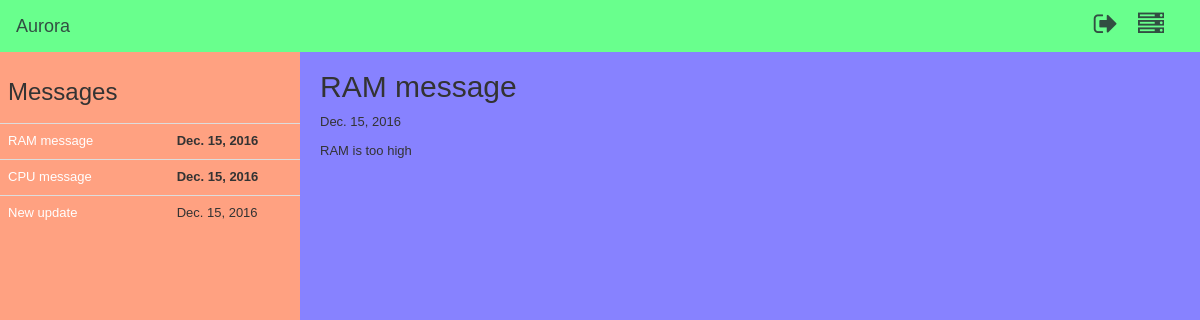
Page /messages/1 (signed in) on the committed database.
### AuroraPlus/models.py (models this page shows)
class Messages(models.Model):
    ID = models.AutoField(primary_key=True)
    User_ID = models.TextField(max_length=10)
    Message_Name = models.TextField(max_length=20)
    Message_Text = models.TextField(max_length=500)
    Date_Received = models.DateField(auto_now=True)
    Message_Read = models.BooleanField(default=0)

### AuroraPlus/views.py (the view)
# urls.py: url(r'^messages/(?P<message_id>\w{0,50000})$', views.messages, name='messages'),
def messages(request, message_id):
    current_user = request.user
    user_id = current_user.id
    all_messages = GetMessages.get_messages(user_id)
    print all_messages
    select_message = GetMessages.select_message(user_id, message_id)
    print select_message
    return render(request, 'messages.html', {'Messages': all_messages, 'selected_message': select_message,
                                             'message_id': message_id})

### bin/ServerMonitoring/messages.py (called while the page is built)
    @staticmethod
    def get_messages(user_id):
        all_messages = Messages.objects.filter(User_ID=user_id).all()
        print all_messages
        for item in all_messages:
            print item.ID, item.Date_Received
        return all_messages

    @staticmethod
    def select_message(user_id, message_id):
        selected_message = Messages.objects.filter(User_ID=user_id, ID=message_id).all()
        print selected_message
        for item in selected_message:
            print item.ID, item.Date_Received
        return selected_message

### templates/messages.html (shortened to what this page needs)
{% load static from staticfiles %}
{% load current_tags %}
<!DOCTYPE html>
<html lang="en">
<head>
    <link rel="stylesheet" type="text/css" href="{% static "bootstrap/css/bootstrap.min.css" %}"/>
    <link rel="stylesheet" type="text/css" href="{% static "fontawesome/css/font-awesome.min.css" %}">
    <link rel="stylesheet" type="text/css" href="{% static "custom/css/navbar.css" %}"/>
    <link rel="stylesheet" type="text/css" href="{% static "custom/css/sidebar.css" %}"/>
    <link rel="stylesheet" type="text/css" href="{% static "custom/css/messages.css" %}"/>
</head>
<body>
{% include 'top.html' %}
<div id="side">
    <table class="table">
        <tr>
            <td>
                <h3>Messages</h3>
            </td>
        </tr>
        {% for message in Messages %}
            {% if message.Message_Read == 0 %}
                <tr class="message unread">
                    <td><a href="/messages/{{ message.ID }}">{{ message.Message_Name }}</a></td>
                    <td><b>{{ message.Date_Received }}</b></td>
                </tr>
            {% elif message.Message_Read == 1 %}
                <tr class="message read">
                    <td><a href="/messages/{{ message.ID }}">{{ message.Message_Name }}</a></td>
                    <td>{{ message.Date_Received }}</td>
                </tr>
            {% endif %}
        {% endfor %}
    </table>
</div>
<div id="content">
    {% if message_id == "0" %}
        <h2 class="message-title">Message</h2>
        <p class="message-text">You can view all messaes about your servers.</p>
    {% else %}
        {% for item in selected_message %}
            <h2 class="message-title">{{ item.Message_Name }}</h2>
            <p class="message-date">{{ item.Date_Received }}</p>
            <p class="message-text">{{ item.Message_Text }}</p>
        {% endfor %}
    {% endif %}
</div>
</body>
</html>

### static/custom/css/messages.css (style rules this page uses)
html { height: 100%; }
body { font-family: arial; font-size: 13px; position: relative; height: 100%; }
#side { position: absolute; top: 50px; left: 0; bottom: 0; width: 300px; background-color: #ffa181; overflow: auto; }
#content { position: absolute; top: 50px; left: 300px; bottom: 0; right: 0; padding-left: 20px; overflow: auto; background-color: #8782ff; }

### templates/messages.html (style rules this page uses)
a { color: white; text-decoration: none; }
td a { display: block; width: 100%; }

### rows in the picture
Messages: Message_Name "RAM message", Date_Received "Dec. 15, 2016", Message_Text "RAM is too high"
Messages: Message_Name "CPU message", Date_Received "Dec. 15, 2016"
Messages: Message_Name "New update", Date_Received "Dec. 15, 2016"
